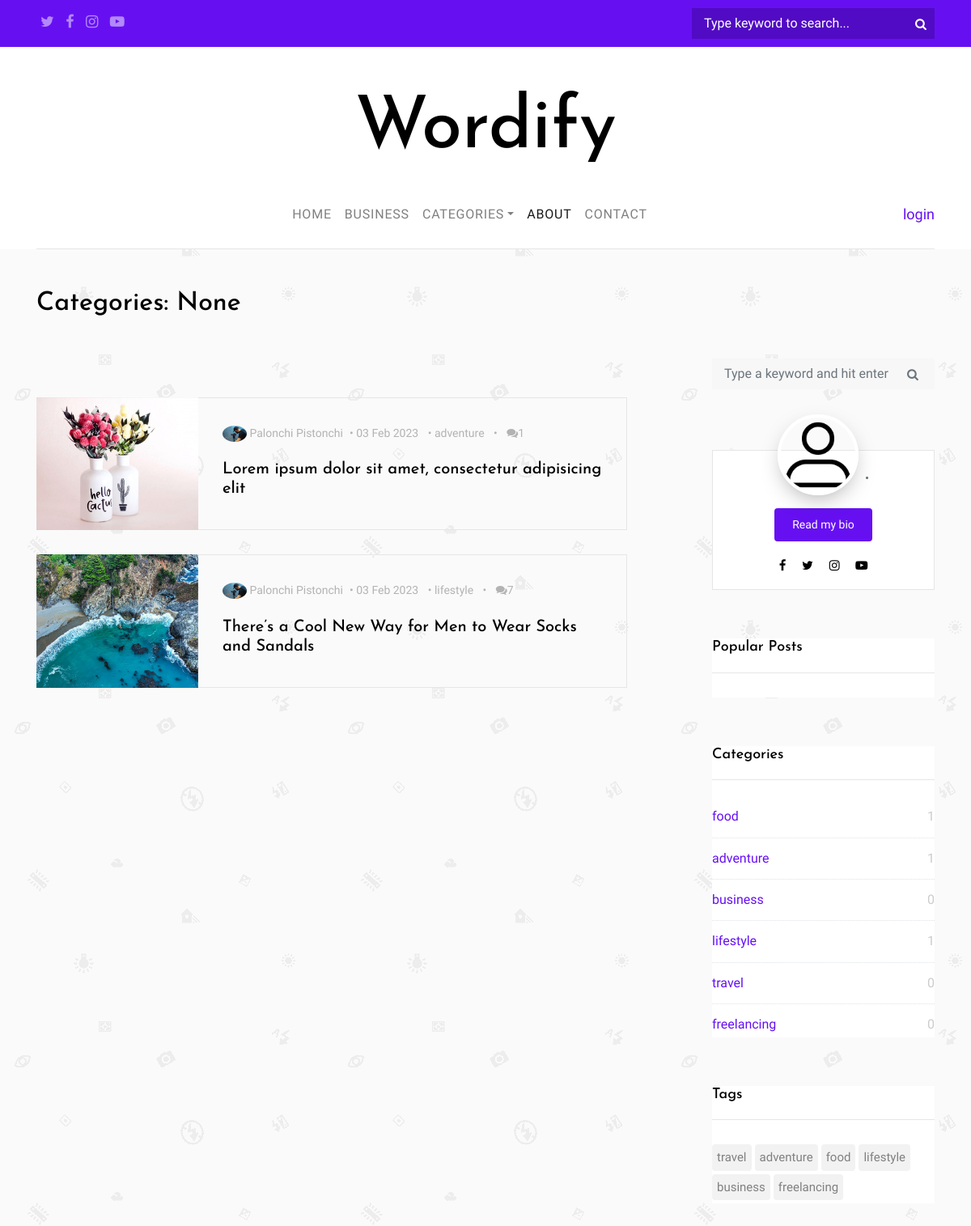
The page /category/ on the database its author committed.
### word/models.py (models this page shows, shortened)
class Article(models.Model):
    author = models.ForeignKey('account.Profile', on_delete=models.SET_NULL, null=True, blank=True)
    title = models.TextField(max_length=225)
    image = models.ImageField(upload_to='articles/')
    category = models.ForeignKey(Category, on_delete=models.CASCADE, related_name='category')
    description = models.TextField()
    tags = models.ManyToManyField(Tag)
    created_date = models.DateTimeField(auto_now_add=True)

class Category(models.Model):
    title = models.CharField(max_length=225)

class Tag(models.Model):
    title = models.CharField(max_length=225)

### account/models.py (models this page shows)
class Profile(models.Model):
    user = models.OneToOneField(User, on_delete=models.CASCADE)
    avatar = models.ImageField(upload_to='authors/', null=True, blank=True)
    bio = models.TextField(null=True, blank=True)
    def __str__(self):
        if self.user.get_full_name() != "":
            return self.user.get_full_name()
        return self.user.username

### word/views.py (the view)
# urls.py: path('category/', category, name='category'),
def category(request):
    articles = Article.objects.all().order_by('id')
    tags = Tag.objects.all()
    categories = Category.objects.all()
    cat = request.GET.get('cat')
    qwer = request.GET.get('cat')
    tag = request.GET.get('tag')
    search = request.GET.get('search')
    if cat:
        articles = articles.filter(category__title__exact=cat)
    if tag:
        articles = articles.filter(tags__title__exact=tag)
    if search:
        articles = articles.filter(title__icontains=search)
    page_number = request.GET.get('page', 1)
    paginator = Paginator(articles, 2)
    try:
        page_obj = paginator.get_page(page_number)
    except PageNotAnInteger:
        page_obj = paginator.page(1)
    except EmptyPage:
        page_obj = paginator.page(3)
    ctx = {
        'object_list': page_obj,
        'tags': tags,
        'categories': categories,
        'qwer': qwer
    }
    return render(request, 'wordify/category.html', ctx)

### templates/wordify/category.html (shortened to what this page needs)
{%extends 'base.html'%}
{%load static%}
{%block content%}
<section class="site-section pt-5">
    <div class="container">
        <div class="row mb-4">
            <div class="col-md-6">
                <h2 class="mb-4">Categories: {{qwer}}</h2>
            </div>
        </div>
        <div class="row blog-entries">
            <div class="col-md-12 col-lg-8 main-content">
                <div class="row mb-5 mt-5">
                    <div class="col-md-12">
                        {% for object in object_list %}
                        <div class="post-entry-horzontal">
                            <a href="{% url 'word:detail' object.id %}">
                                <div class="image element-animate" data-animate-effect="fadeIn"
                                     style="background-image: url({{object.image.url}});"></div>
                                <span class="text">
<div class="post-meta">
<span class="author mr-2"><img src="{{object.author.avatar.url}}" alt="Colorlib"> {{object.author}}</span>&bullet;
<span class="mr-2">{{object.created_date|date:"d M Y"}} </span> &bullet;
<span class="mr-2">{{object.category.title}}</span> &bullet;
<span class="ml-2"><span class="fa fa-comments"></span>{{ object.comment_set.count }} </span>
</div>
<h2>{{object.title}}</h2>
</span>
                            </a>
                        </div>
                        {% endfor %}
                    </div>
                </div>
                <div class="row mt-5">
                    <div class="col-md-12 text-center">
                    </div>
                </div>
            </div>
            {%include 'sidebar.html'%}
        </div>
    </div>
</section>
{%endblock%}

### templates/base.html (shortened to what this page needs)
{% load static %}
<!doctype html>
<html lang="en">
<head>
<link rel="stylesheet" href="{% static 'css/bootstrap.css' %}">
<link rel="stylesheet" href="{% static 'css/animate.css' %}">
<link rel="stylesheet" href="{% static 'css/owl.carousel.min.css' %}">
<link rel="stylesheet" href="{% static 'fonts/ionicons/css/ionicons.min.css' %}">
<link rel="stylesheet" href="{% static 'fonts/fontawesome/css/font-awesome.min.css' %}">
<link rel="stylesheet" href="{% static 'fonts/flaticon/font/flaticon.css' %}">
<link rel="stylesheet" href="{% static 'css/style.css' %}">
</head>
<body>
{% include 'nav.html'%}
{% block content %}
{% endblock %}
</body>
</html>

### templates/nav.html (shortened to what this page needs)
<header role="banner">
    <div class="top-bar">
        <div class="container">
            <div class="row">
                <div class="col-9 social">
                    <a href="#"><span class="fa fa-twitter"></span></a>
                    <a href="#"><span class="fa fa-facebook"></span></a>
                    <a href="#"><span class="fa fa-instagram"></span></a>
                    <a href="#"><span class="fa fa-youtube-play"></span></a>
                </div>
                <div class="col-3 search-top">
                    <form action="{% url 'word:index' %}" class="search-top-form">
                        <span class="icon fa fa-search"></span>
                        <input type="text" id="s" name="search" placeholder="Type keyword to search...">
                    </form>
                </div>
            </div>
        </div>
    </div>
    <div class="container logo-wrap">
        <div class="row pt-5">
            <div class="col-12 text-center">
                <h1 class="site-logo"><a href="{% url 'word:index' %}">Wordify</a></h1>
            </div>
        </div>
    </div>
    <nav class="navbar navbar-expand-md  navbar-light bg-light">
        <div class="container">
            <div class="collapse navbar-collapse" id="navbarMenu">
                <ul class="navbar-nav mx-auto">
                    <li class="nav-item">
                        <a class="nav-link" href="{% url 'word:index' %}">Home</a>
                    </li>
                    <li class="nav-item">
                        <a class="nav-link" href="{% url 'word:list' %}">Business</a>
                    </li>
                    <li class="nav-item dropdown">
                        <a class="nav-link dropdown-toggle" href="{% url 'word:category' %}" id="dropdown05"
                           data-toggle="dropdown" aria-haspopup="true" aria-expanded="false">Categories</a>
                    </li>
                    <li class="nav-item">
                        <a class="nav-link active" href="{% url 'about:index' %}">About</a>
                    </li>
                    <li class="nav-item">
                        <a class="nav-link" href="{% url 'contact:index' %}">Contact</a>
                    </li>
                </ul>
                <div class="d-flex" role="search">
                <div class="profile">
                    {% if request.user.is_authenticated %}
                    <span>{{ request.user }}</span>
                    <span><a href="{% url 'auth:logout' %}">logout</a></span>
                    {% else %}
                    <span><a href="{% url 'auth:login' %}">login</a></span>
                    {% endif %}
                </div>
            </div>
            </div>
        </div>
    </nav>
</header>

### templates/sidebar.html (shortened to what this page needs)
{% load static %}
{% block content %}
<div class="col-md-12 col-lg-4 sidebar">
                <div class="sidebar-box search-form-wrap">
                    <form action="{% url 'word:category' %}" class="search-form">
                        <div class="form-group">
                            <span class="icon fa fa-search"></span>
                            <input type="search" name="search" class="form-control" id="s" placeholder="Type a keyword and hit enter">
                        </div>
                    </form>
                </div>
                <div class="sidebar-box">
                    <div class="bio text-center">
                        {% if object.author.avatar.url %}
                        <span class="author mr-2"><img src="{{ object.author.avatar.url }}" alt="Colorlib"></span>&bullet;
                        {% else %}
                        <span class="author mr-2"><img src="{% static 'images/user.png' %}" alt="Colorlib"></span>&bullet;
                        {% endif %}
                        <div class="bio-body">
                            <p><a href="#" class="btn btn-primary btn-sm rounded">Read my bio</a></p>
                            <p class="social">
                                <a href="#" class="p-2"><span class="fa fa-facebook"></span></a>
                                <a href="#" class="p-2"><span class="fa fa-twitter"></span></a>
                                <a href="#" class="p-2"><span class="fa fa-instagram"></span></a>
                                <a href="#" class="p-2"><span class="fa fa-youtube-play"></span></a>
                            </p>
                        </div>
                    </div>
                </div>
                <div class="sidebar-box">
                    <h3 class="heading">Popular Posts</h3>
                </div>
                <div class="sidebar-box">
                    <h3 class="heading">Categories</h3>
                    <ul class="categories">
                        {% for category in categories %}
                        <li><a href="{% url 'word:list' %}?cat={{ category.title }}">{{category.title}} <span>{{category.category.count}}</span></a></li>
                        {% endfor %}
                    </ul>
                </div>
                <div class="sidebar-box">
                    <h3 class="heading">Tags</h3>
                    <ul class="tags">
                        {% for tag in tags %}
                        <li><a href="{% url 'word:list' %}?tag={{ tag.title }}">{{ tag.title }}</a></li>
                        {% endfor %}
                    </ul>
                </div>
            </div>
{% endblock %}

### rows shown on the page
Article: image (picture), author.avatar (picture), author "Palonchi Pistonchi", created_date "03 Feb 2023", category "adventure", comment_set.count "1", title "Lorem ipsum dolor sit amet, consectetur adipisicing elit"
Article: image (picture), author.avatar (picture), author "Palonchi Pistonchi", created_date "03 Feb 2023", category "lifestyle", comment_set.count "7", title "There’s a Cool New Way for Men to Wear Socks and Sandals"
Category: title "food", category.count "1"
Category: title "adventure", category.count "1"
Category: title "business", category.count "0"
Category: title "lifestyle", category.count "1"
Category: title "travel", category.count "0"
Category: title "freelancing", category.count "0"
Tag: title "travel"
Tag: title "adventure"
Tag: title "food"
Tag: title "lifestyle"
Tag: title "business"
Tag: title "freelancing"

### other values the page prints
{{ qwer }} "None"
